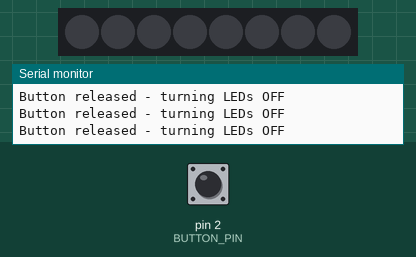
Simulated run of this sketch. Board: Arduino Uno, built with avr-gcc and run on an emulated ATmega328P. On the bench: 8 RGB LEDs in strip order, left to right, the last lines printed to the serial monitor. The inputs (shaded band) are chosen by the test bench; at power-on: pin 2 (BUTTON_PIN) HIGH.

Above: at 1.2 s.
1.3 s: pin 2 (BUTTON_PIN) pulled LOW for 0.15 s
At 1.41 s:
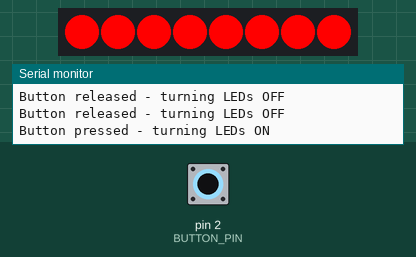
3.0 s: pin 2 (BUTTON_PIN) pulled LOW for 1 s
At 4.7 s:
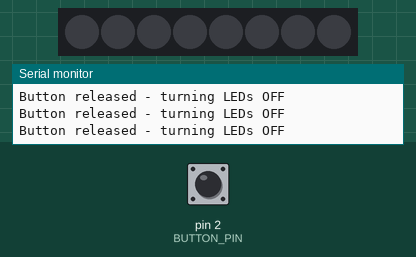
7.0 s: pin 2 (BUTTON_PIN) pulled LOW for 3.2 s
At 7.9 s:
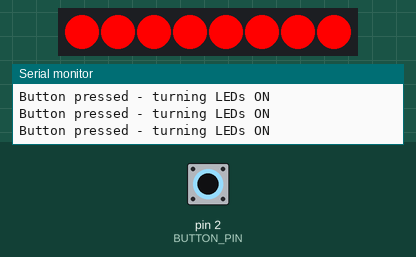
Timing chart, 0 to 11.8 s (numbered marks = the images above; inputs shaded):
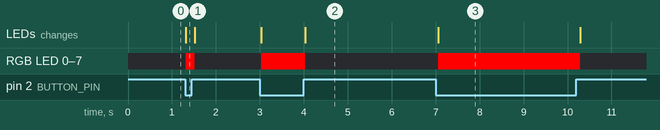

Measured:
- after the input at 1.3 s, RGB LED 0–7: off → RGB(255, 0, 0) at once, → off 0.20 s later; the LEDs: change at once (image 1)
- after the input at 3.0 s, RGB LED 0–7: off → RGB(255, 0, 0) at once, → off 1.0 s later; the LEDs: first change at once (image 2 shows a later state)
- after the input at 7.0 s, RGB LED 0–7: off → RGB(255, 0, 0) after 0.06 s, → off 3.2 s later; the LEDs: change after 0.06 s (image 3)

The sketch:

basic_button_controls.ino
```cpp
#include <FastLED.h>

#define NUM_LEDS 8
#define DATA_PIN 12
#define BUTTON_PIN 2

CRGB leds[NUM_LEDS];


void setup() {
   pinMode(BUTTON_PIN, INPUT_PULLUP);

  FastLED.addLeds<WS2812, DATA_PIN, GRB>(leds, NUM_LEDS);
  FastLED.clear();
  FastLED.show();

  Serial.begin(9600);
}

void loop() {
  // the LEDs are turned on while the button is pressed
  if (digitalRead(BUTTON_PIN) == LOW) {
    Serial.println("Button pressed - turning LEDs ON");
    for (int i=0; i<NUM_LEDS; i++) {
      leds[i] = CRGB::Red;
    }
    FastLED.show();
   } else {
    Serial.println("Button released - turning LEDs OFF");
    FastLED.clear();
    FastLED.show();
   }
   delay(100);  // debounce delay

}
```
